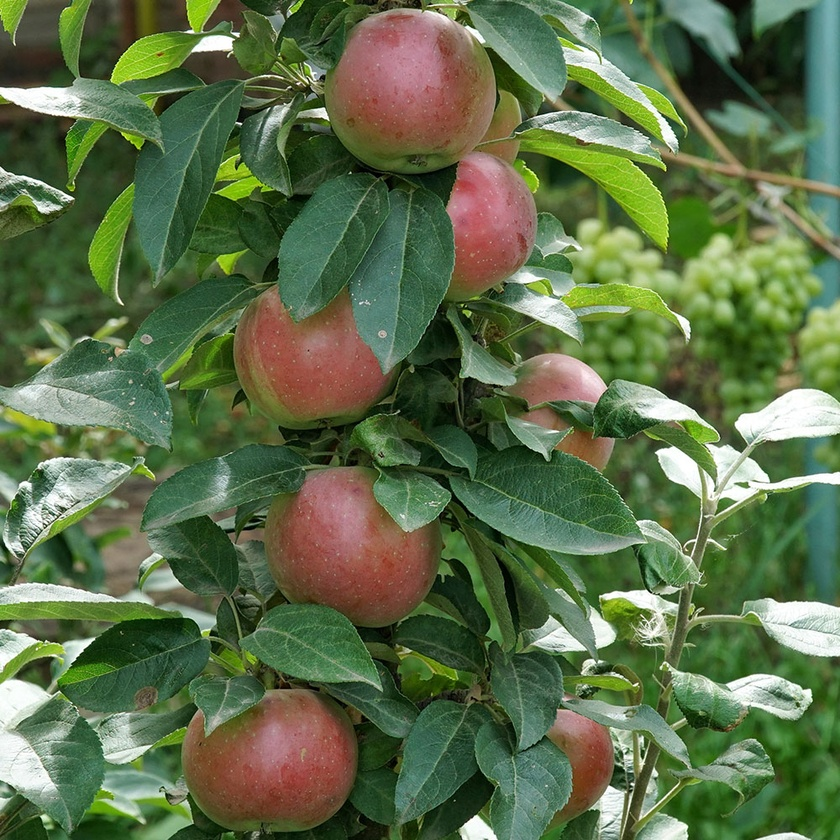
#> input picture apple.jpg, 840 x 840 px, shrunk from 1000 x 1000 before the run
$ python play_4_4.py
#> lines starting #> are read from the running program, lines starting #| are printed output that depends on the picture; after the words box and inside, x2 and y2 are one past the last pixel; in counts of white or black regions, pixels touching at a corner belong together

import cv2 as cv

img=cv.imread('apple.jpg')
#> img is the input picture: shape (840, 840, 3); mean B, G, R 73.1, 110.7, 92.5
gray=cv.cvtColor(img,cv.COLOR_BGR2GRAY)
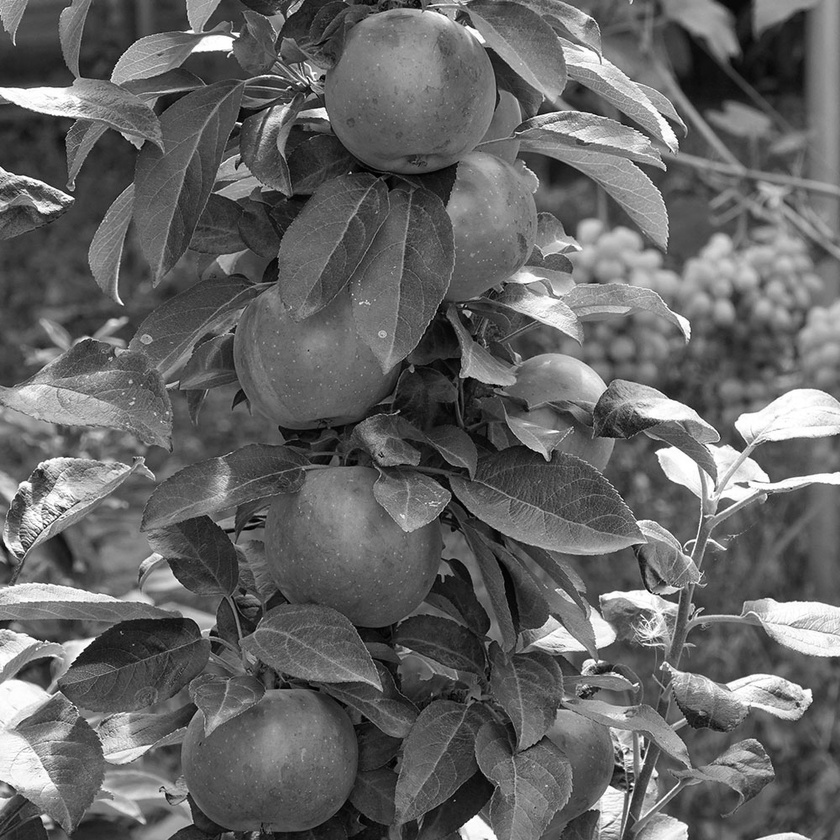
#> gray: shape (840, 840); min 0, max 255, mean 101

apples=cv.HoughCircles(gray,cv.HOUGH_GRADIENT,1,200,param1=150,param2=20,minRadius=50,maxRadius=120)
#> apples = 16 rows, first 8: [133.5, 603.5, 115], [357.5, 581.5, 119.4], [498.5, 415.5, 118.3], [582.5, 603.5, 109.5], [400.5, 123.5, 119.4], [184.5, 210.5, 112.8], [292.5, 386.5, 106.2], [615.5, 191.5, 105.1]

for i in apples[0]:
    cv.circle(img,(int(i[0]),int(i[1])),int(i[2]),(255,0,0),2)
#> this loop made 16 passes
#> i on passes 1 to 12: [133.5, 603.5, 115], [357.5, 581.5, 119.4], [498.5, 415.5, 118.3], [582.5, 603.5, 109.5], [400.5, 123.5, 119.4], [184.5, 210.5, 112.8], [292.5, 386.5, 106.2], [615.5, 191.5, 105.1], [511.5, 797.5, 117.2], [39.5, 395.5, 119.4], [783.5, 603.5, 111.7], [282.5, 768.5, 119.4]
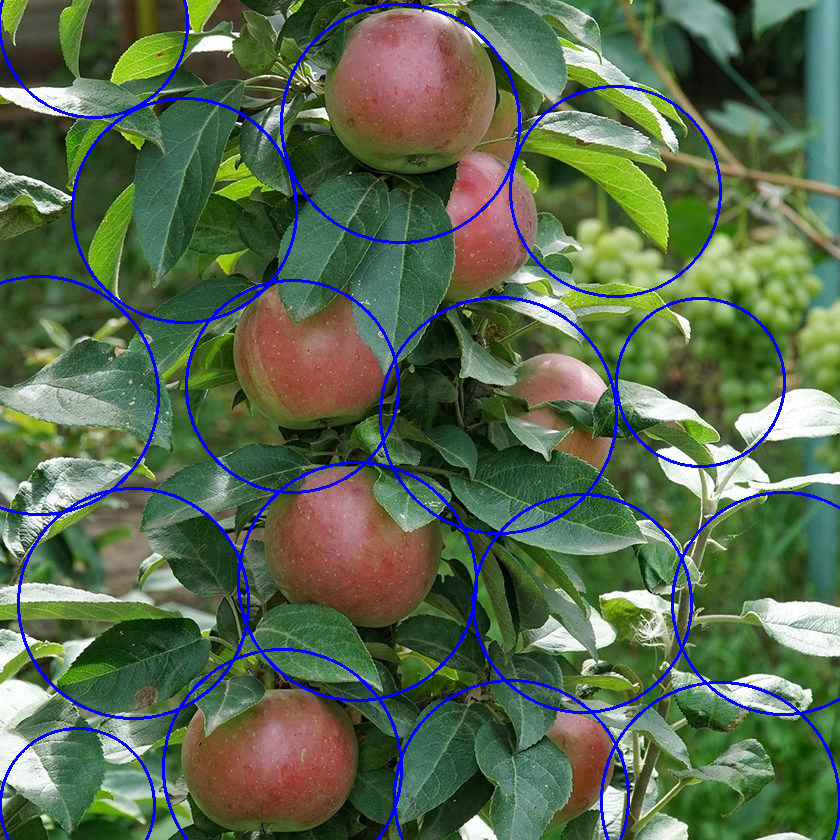
#> img: shape (840, 840, 3); 3.83% of pixels changed, all inside (x1, y1, x2, y2) = (0, 0, 840, 840)

cv.imshow('Apple detection',img)

cv.waitKey()
cv.destroyAllWindows()

$ run again, with food.jpg copied over apple.jpg
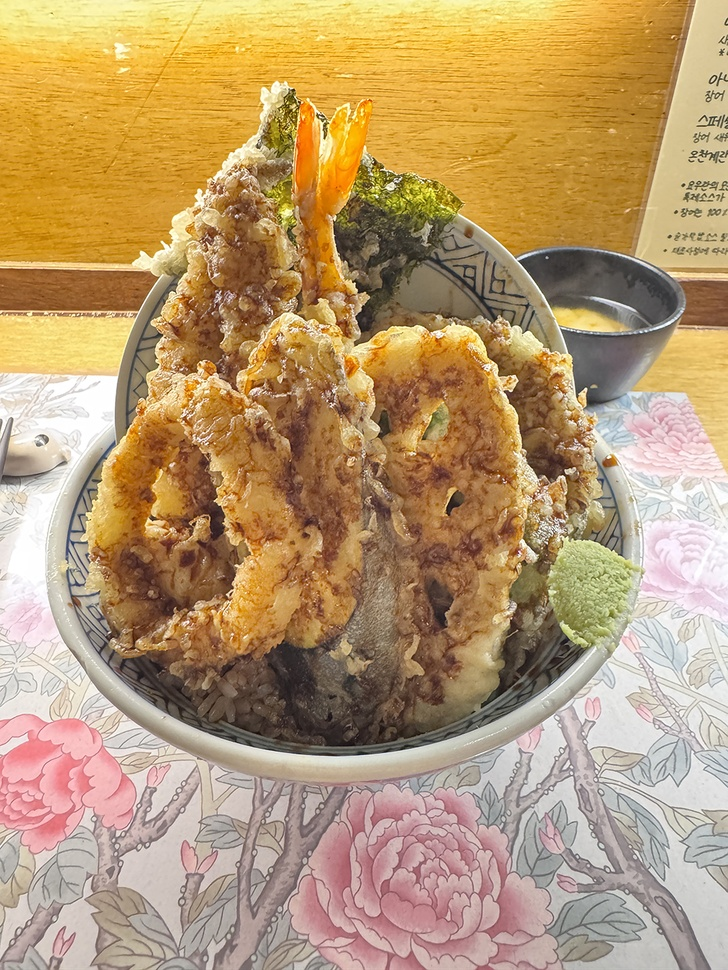
#> input picture food.jpg, 728 x 970 px, shrunk from 1024 x 1365 before the run
#> img is the input picture: shape (970, 728, 3); mean B, G, R 111.9, 153.8, 183.9
#> `gray=cv.cvtColor(img,cv.COLOR_BGR2GRAY)`:
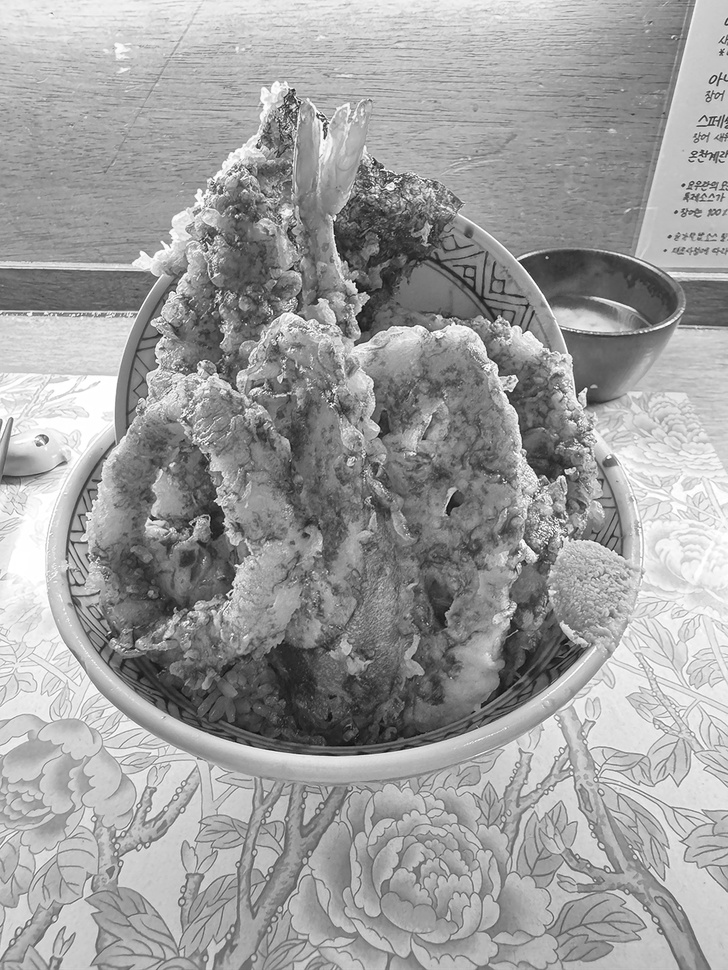
#> gray: shape (970, 728); min 4, max 255, mean 158
#> apples = 16 rows, first 8: [462.5, 446.5, 119.4], [255.5, 367.5, 118.3], [242.5, 613.5, 118.3], [452.5, 667.5, 119.4], [375.5, 159.5, 119.4], [529.5, 852.5, 110.6], [169.5, 829.5, 118.3], [168.5, 151.5, 119.4]
#> the loop `for i in apples[0]:` made 16 passes
#> after the loop `for i in apples[0]:`:
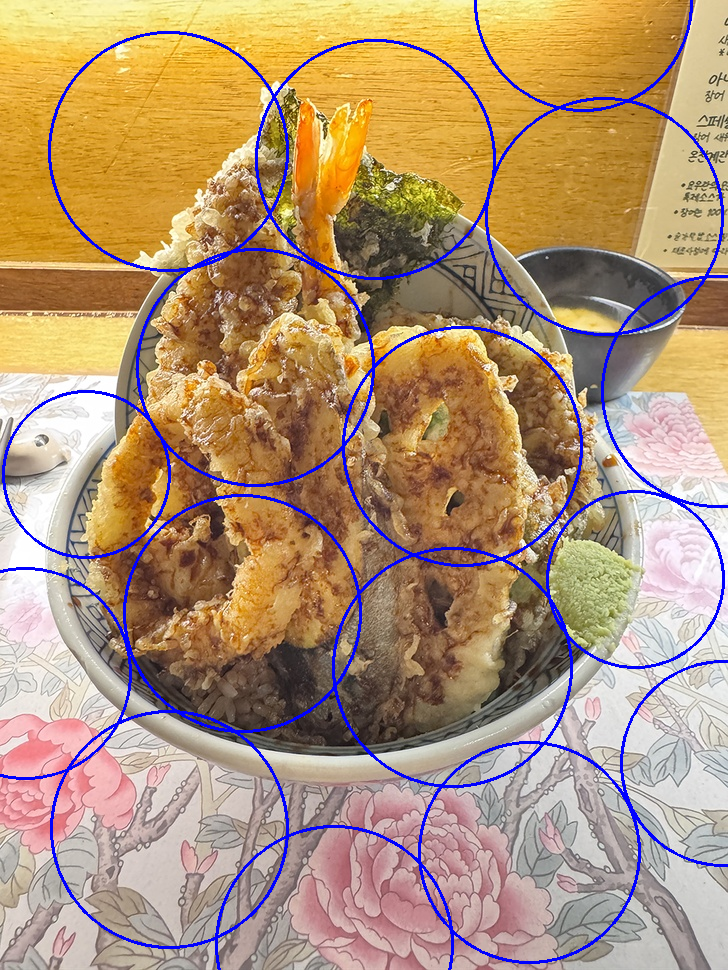
#> img: shape (970, 728, 3); 3.97% of pixels changed, all inside (x1, y1, x2, y2) = (0, 0, 728, 970)

$ run again, with mot_color70.jpg copied over apple.jpg
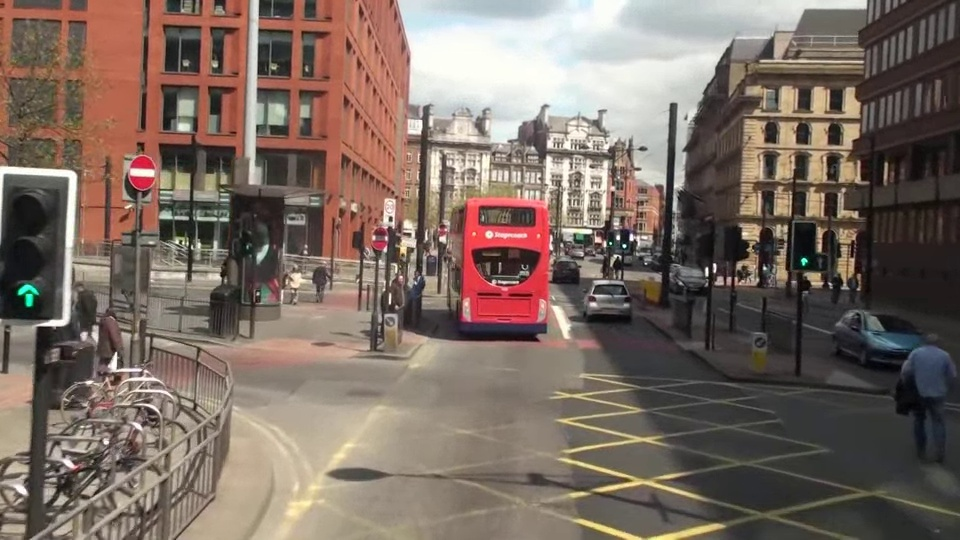
#> input picture mot_color70.jpg, 960 x 540 px
#> img is the input picture: shape (540, 960, 3); mean B, G, R 98.4, 107.7, 123.2
#> `gray=cv.cvtColor(img,cv.COLOR_BGR2GRAY)`:
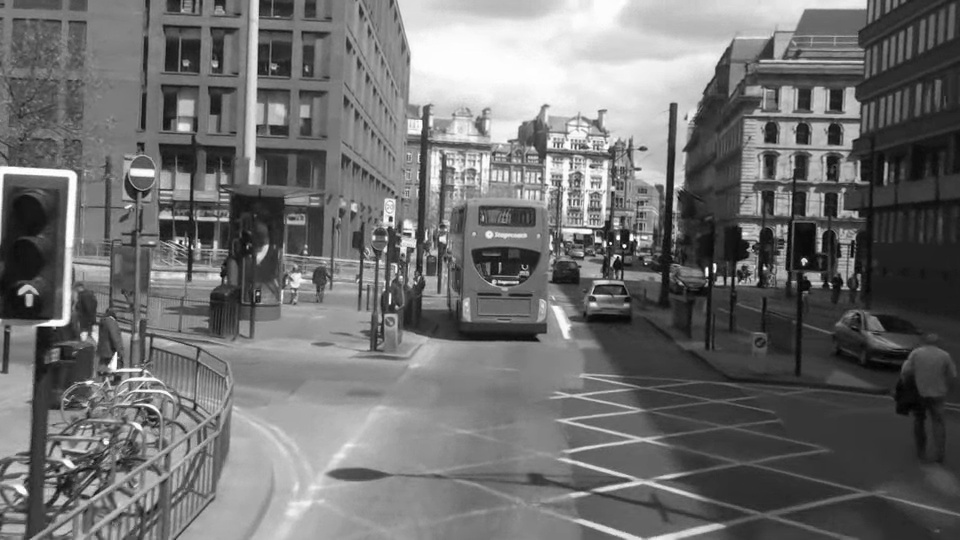
#> gray: shape (540, 960); min 1, max 255, mean 111.3
#> apples = [[282.5, 191.5, 112.8], [532.5, 213.5, 109.5], [129.5, 445.5, 77.6], [738.5, 168.5, 109.5], [61.5, 231.5, 110.6], [658.5, 370.5, 108.4], [328.5, 393.5, 112.8], [906.5, 279.5, 68.8], [143.5, 47.5, 79.8], [455.5, 23.5, 96.3], [854.5, 4.5, 63.3]]
#> the loop `for i in apples[0]:` made 11 passes
#> after the loop `for i in apples[0]:`:
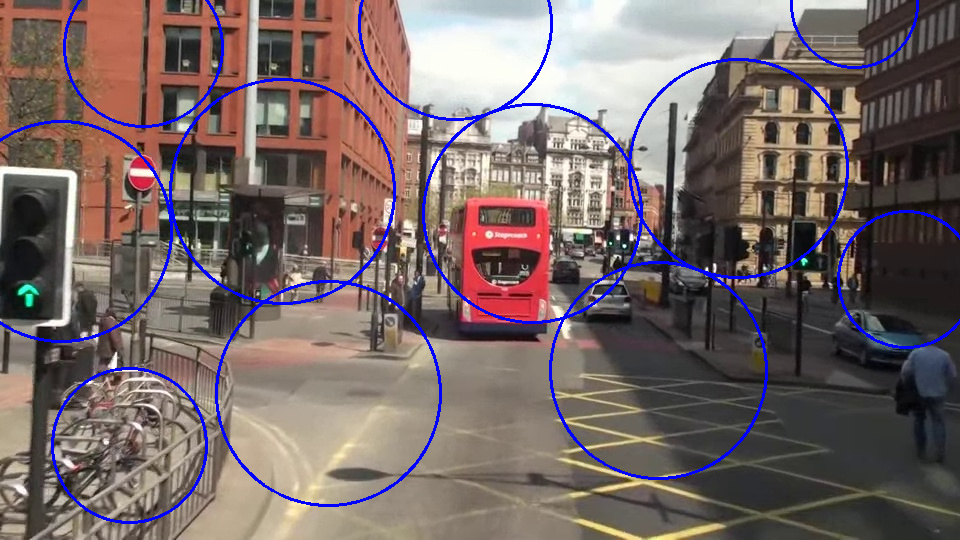
#> img: shape (540, 960, 3); 3.24% of pixels changed, all inside (x1, y1, x2, y2) = (0, 0, 960, 524)
